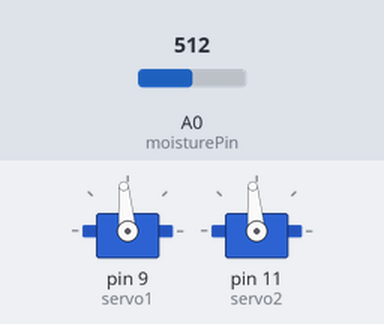
This sketch was run on a simulated Arduino Uno, built with avr-gcc and run on an emulated ATmega328P. On the bench: 2 × servo. The test bench sets the inputs (shaded band); at power-on: A0 (moisturePin) = 512.

Above: at 1.8 s.
1.9 s: A0 (moisturePin) set to 716
At 3.2 s:
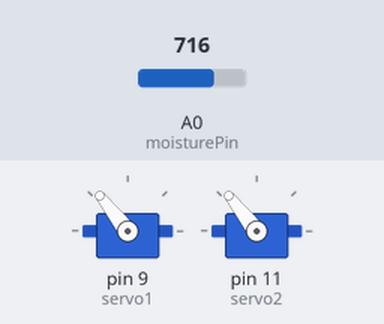
3.5 s: A0 (moisturePin) set to 900
At 4.9 s:
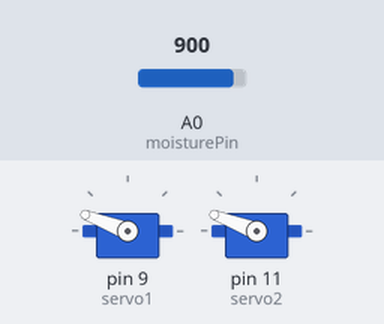
5.5 s: A0 (moisturePin) set to 1023
At 6.5 s:
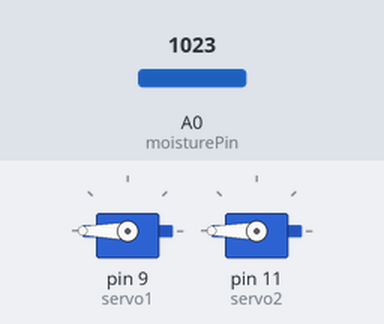
7.5 s: A0 (moisturePin) set to 306
At 9.2 s:
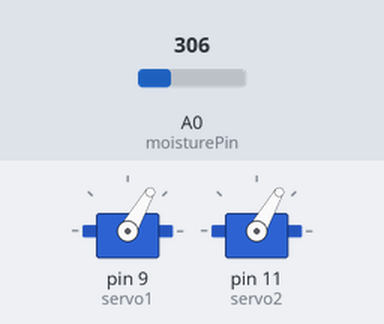
9.5 s: A0 (moisturePin) set to 122
At 10.8 s:
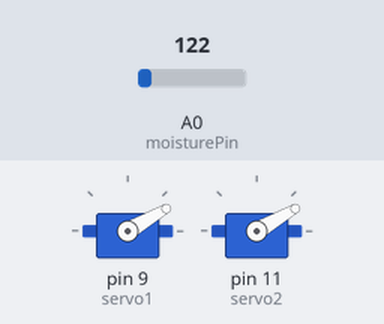
Timing chart, 0 to 12.5 s (numbered marks = the images above; inputs shaded):
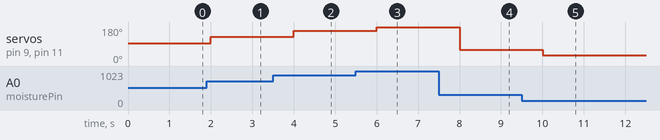

Measured:
- after the input at 1.9 s, servo on pin 9 (servo1), servo on pin 11 (servo2): 95° → 128° after 0.10 s
- after the input at 3.5 s, servo on pin 9 (servo1), servo on pin 11 (servo2): 128° → 159° after 0.50 s
- after the input at 5.5 s, servo on pin 9 (servo1), servo on pin 11 (servo2): 159° → 180° after 0.50 s
- after the input at 7.5 s, servo on pin 9 (servo1), servo on pin 11 (servo2): 180° → 60° after 0.50 s
- after the input at 9.5 s, servo on pin 9 (servo1), servo on pin 11 (servo2): 60° → 30° after 0.50 s

The sketch:

bridge_servo.ino
```cpp
#include <Servo.h>

Servo servo1;
Servo servo2;

int moisturePin = A0;
int moistureValue;
int servoAngle1;
int servoAngle2;

void setup() {
  servo1.attach(9);  // Attach servo1 to pin 9
  servo2.attach(11); // Attach servo2 to pin 11
}

void loop() {
  moistureValue = analogRead(moisturePin);
  servoAngle1 = map(moistureValue, 0, 1023, 10, 180);
  servoAngle2 =map(moistureValue, 0, 1023, 10, 180);

  servo1.write(servoAngle1);
  servo2.write(servoAngle2);
  delay(1000);  // Adjust the delay as needed
}
```
